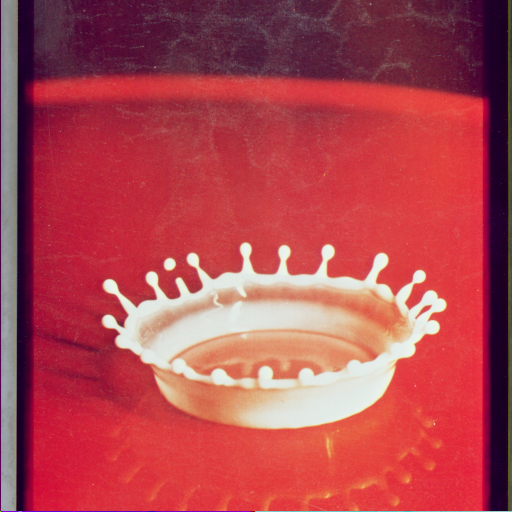
#> input picture Data Set of Images/4.2.01.tiff, 512 x 512 px, found by its file name
$ python '7. Track bar blending images.py'
#> lines starting #> are read from the running program, lines starting #| are printed output that depends on the picture
import cv2

def empty_function():
    pass

def main():

    path = "C:\\Users\\Srikanth\\Desktop\\Python\\Opencv\\Dataset\\"

    img_path1 = path + "4.2.01.tiff"
    img_path2 = path + "4.2.03.tiff"

    img1 = cv2.imread(img_path1,1)
#> img1 is the input picture: shape (512, 512, 3); mean B, G, R 79.9, 70.5, 176.3
    img2 = cv2.imread(img_path2,1)
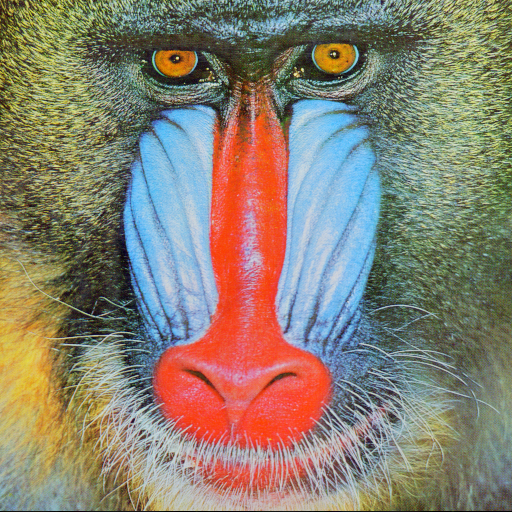
#> input picture Data Set of Images/4.2.03.tiff, 512 x 512 px, found by its file name
#> img2 is the input picture: shape (512, 512, 3); mean B, G, R 113.1, 128.9, 137.4

    output = cv2.addWeighted(img1,0.5,img2,0.5,0)
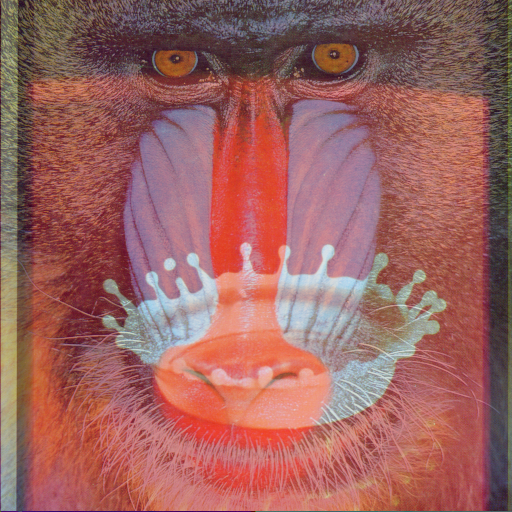
#> output: shape (512, 512, 3); mean B, G, R 96.5, 99.7, 156.8

    windowname = "Transition Trackbar"
    cv2.namedWindow(windowname)

    cv2.createTrackbar('Alpha',windowname,0,10,empty_function)

    while True:
        cv2.imshow(windowname,output)

        if cv2.waitKey(1)==27:
#> (key Esc is pressed here)
            break
        alpha = cv2.getTrackbarPos('Alpha',windowname)/10
        beta = 1 - alpha

        output =cv2.addWeighted(img1,alpha,img2,beta,0)

        print(alpha,beta)

    cv2.destroyAllWindows()

if __name__ == "__main__":
    main()
